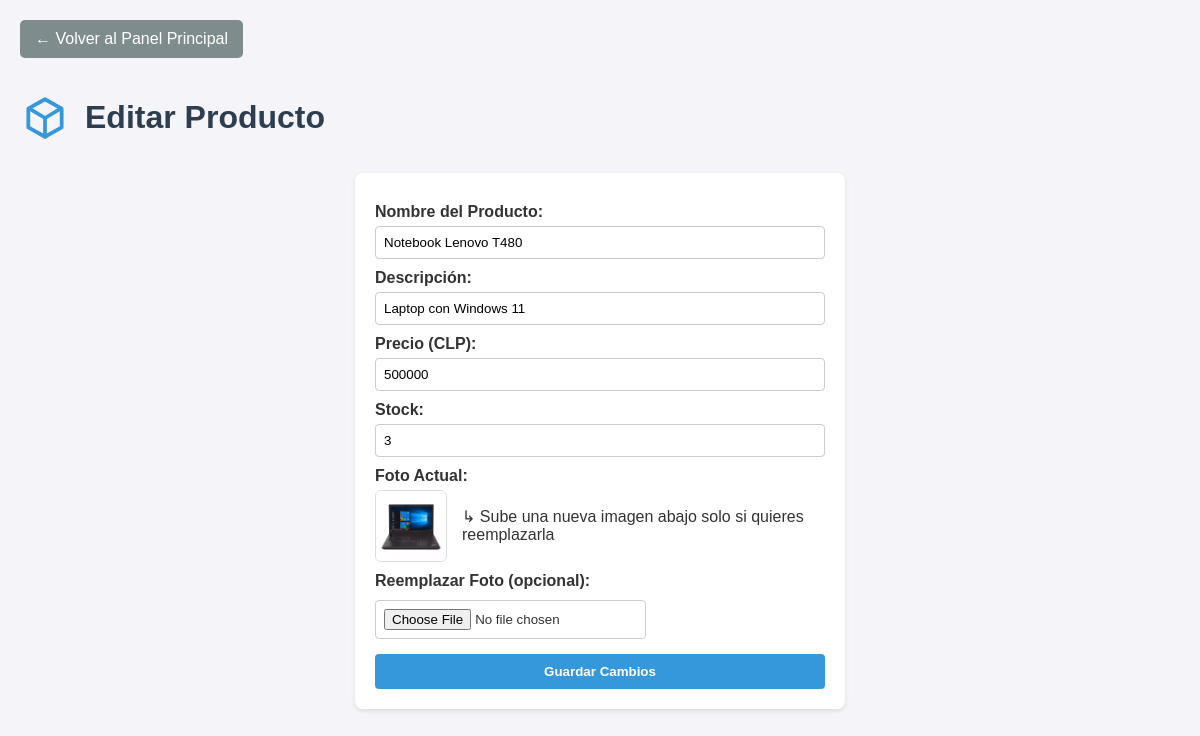
/editar_producto.php?id=5, run on the app's committed database.
### tables this page shows
CREATE TABLE IF NOT EXISTS `producto` (
  `id_producto` int(11) NOT NULL AUTO_INCREMENT,
  `nombre` varchar(100) NOT NULL,
  `descripcion` text DEFAULT NULL,
  `precio` int(11) NOT NULL,
  `stock` int(11) NOT NULL,
  `imagen` varchar(255) DEFAULT NULL,
  PRIMARY KEY (`id_producto`)
);

### editar_producto.php (the view, shortened to what this page needs)
<?php include 'conexion.php'; ?>
<?php
$id_producto = isset($_GET['id']) ? (int)$_GET['id'] : 0;
$stmt = $conn->prepare("SELECT id_producto, nombre, descripcion, precio, stock, imagen FROM PRODUCTO WHERE id_producto = ?");
$stmt->bind_param("i", $id_producto);
$stmt->execute();
$producto = $stmt->get_result()->fetch_assoc();
$ruta_img_actual = !empty($producto['imagen']) ? "uploads/" . htmlspecialchars($producto['imagen']) : "uploads/placeholder.png";
?>
<!DOCTYPE html>
<html lang="es">
<head>
</head>
<body>
    <a href="index.php" class="btn-back">← Volver al Panel Principal</a>
    <div class="cabecera">
        <img src="assets/icons/producto.svg" alt="">
        <h1>Editar Producto</h1>
    </div>
    <div class="box">
        <form action="procesar.php" method="POST" enctype="multipart/form-data" onsubmit="return validarEdicion()">
            <label for="e_nombre">Nombre del Producto:</label>
            <input type="text" id="e_nombre" name="nombre" value="<?php echo htmlspecialchars($producto['nombre']); ?>" required>
            <label for="e_desc">Descripción:</label>
            <input type="text" id="e_desc" name="descripcion" value="<?php echo htmlspecialchars($producto['descripcion'] ?? ''); ?>">
            <label for="e_precio">Precio (CLP):</label>
            <input type="number" id="e_precio" name="precio" value="<?php echo htmlspecialchars($producto['precio']); ?>" required>
            <label for="e_stock">Stock:</label>
            <input type="number" id="e_stock" name="stock" value="<?php echo htmlspecialchars($producto['stock']); ?>" required>
            <label>Foto Actual:</label>
            <div class="imagen-actual">
                <img src="<?php echo $ruta_img_actual; ?>" alt="Foto actual del producto">
                <span>↳ Sube una nueva imagen abajo solo si quieres reemplazarla</span>
            </div>
            <label for="e_imagen">Reemplazar Foto (opcional):</label>
            <div class="imagen-actual">
                <input type="file" id="e_imagen" name="imagen_producto" accept="image/png, image/jpeg, image/webp" onchange="previsualizarImagen(this)">
            </div>
            <input type="submit" value="Guardar Cambios">
        </form>
    </div>
</body>
</html>

### editar_producto.php (style rules this page uses)
body { font-family: Arial, sans-serif; background-color: #f4f4f9; margin: 20px; color: #333; }
h1, h2 { color: #2c3e50; }
.box { background: white; padding: 20px; border-radius: 8px; box-shadow: 0 2px 5px rgba(0,0,0,0.1); max-width: 450px; margin: 0 auto; }
form { display: flex; flex-direction: column; }
label { margin-top: 10px; font-weight: bold; }
input { padding: 8px; margin-top: 5px; border: 1px solid #ccc; border-radius: 4px; }
input[type="submit"] { margin-top: 15px; background-color: #3498db; color: white; border: none; cursor: pointer; font-weight: bold; padding: 10px; }
.btn-back { display: inline-block; background-color: #7f8c8d; color: white; padding: 10px 15px; text-decoration: none; border-radius: 5px; margin-bottom: 20px; }
.cabecera { display: flex; align-items: center; gap: 15px; margin-bottom: 15px; }
.cabecera img { width: 50px; height: 50px; }
.imagen-actual { display: flex; align-items: center; gap: 15px; margin-top: 5px; }
.imagen-actual img { width: 70px; height: 70px; object-fit: cover; border-radius: 6px; border: 1px solid #ddd; }

### data on the page
producto: nombre "Notebook Lenovo T480", descripcion "Laptop con Windows 11", precio "500000", stock "3", imagen (picture)
